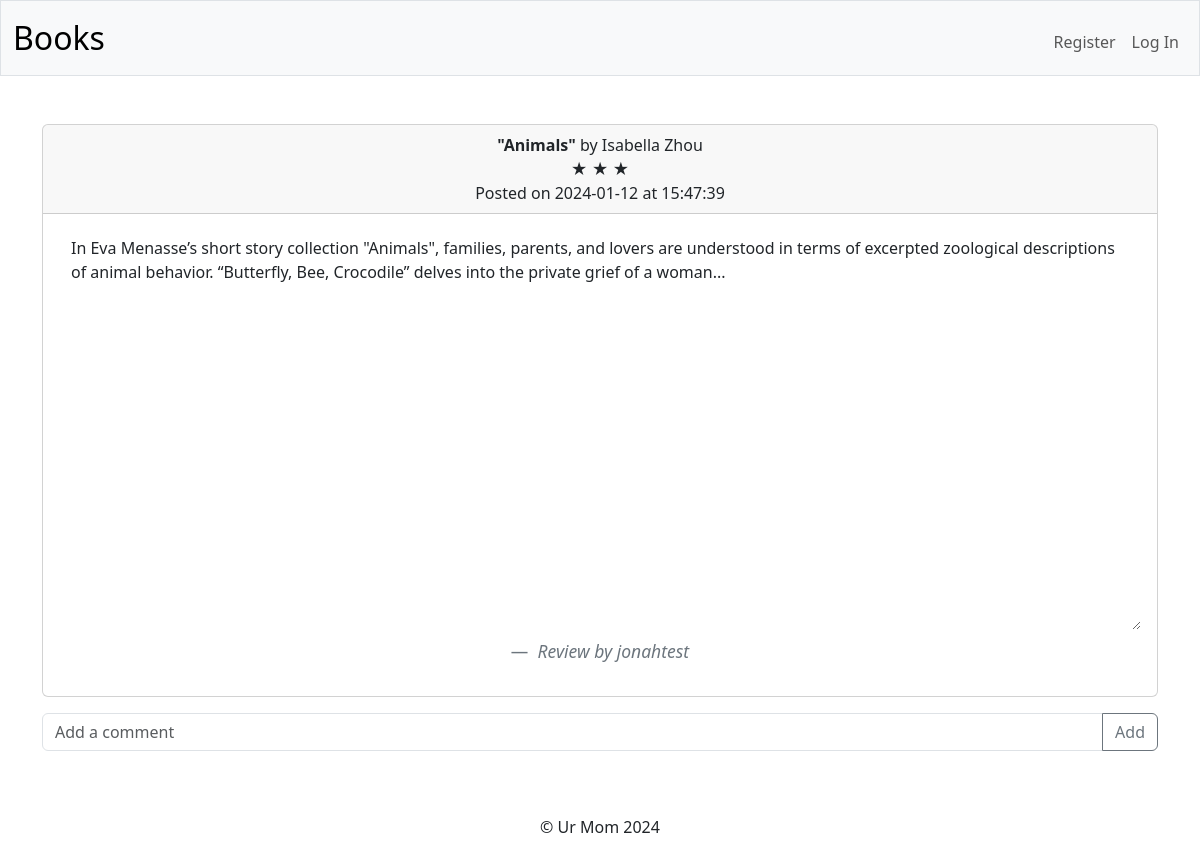
Page /view-review?id=2 on the committed database.
### tables this page shows
CREATE TABLE "review" (
    review_id INTEGER PRIMARY KEY AUTOINCREMENT,
    user_id INTEGER NOT NULL,
    title TEXT NOT NULL,
    author TEXT NOT NULL,
    rating INTEGER,
    review TEXT NOT NULL,
    date TEXT NOT NULL,
    time TEXT NOT NULL,
    FOREIGN KEY(user_id) REFERENCES users(id)
);

CREATE TABLE users (
    id INTEGER PRIMARY KEY AUTOINCREMENT NOT NULL,
    username TEXT NOT NULL,
    hash TEXT NOT NULL
);

### app.py (the view)
@app.route("/view-review", methods=["GET"])
def viewReview():
    if request.method != "GET":
        return errorPage("Invalid Method", 405)
    reviewID = request.args.get("id")
    if not reviewID:
        return errorPage("Invalid request", 400)
    row = db.execute("""SELECT review.*, users.username FROM review
                     JOIN users ON users.id = review.user_id
                     WHERE review.review_id = ?""", reviewID)
    star = "&#9733; "
    comments = db.execute("""SELECT comments.*, users.username FROM comments
                          JOIN users ON users.id = comments.user_id
                          WHERE comments.review_id = ?""", reviewID)
    commentCount = len(comments)
    return render_template("/view-review.html", review=row, star=star, comments=comments, commentCount=commentCount)

### app.py (called while the page is built)
@app.after_request
def after_request(response):
    response.headers["Cache-Control"] = "no-cache, no-store, must-revalidate"
    response.headers["Expires"] = 0
    response.headers["Pragma"] = "no-cache"
    return response

### templates/view-review.html (shortened to what this page needs)
{% extends "layout.html" %}  {% block main %}
<div class="card">
  <div class="card-header">
    <b>"{{ review[0]['title'] }}"</b> by {{ review[0]['author'] }}<br />
    {{ (star * review[0]['rating'] | int) | safe }}<br />
    Posted on {{ review[0]['date'] }} at {{ review[0]['time'] }}
  </div>
  <div class="card-body">
    <blockquote class="blockquote mb-0">
      <div class="review-container">
        <textarea
          style="max-height: 50vh"
          id="review-text-area"
          readonly
          class="form-control small border-0 mb-1"
        >
{{ review[0]['review'] }}</textarea
        >
        <footer class="blockquote-footer mt-2">
          <cite title="Source Title"
            >Review by {{ review[0]['username'] }}</cite
          >
        </footer>
      </div>
    </blockquote>
  </div>
</div>
<form action="/add-comment" method="POST">
  <div class="input-group mb-3 mt-3">
    <input
      type="text"
      class="form-control"
      placeholder="Add a comment"
      aria-label="Add a comment"
      aria-describedby="button-addon2"
      name="comment"
      id="comment"
      autocomplete="off"
      required
    />
    <button class="btn btn-outline-secondary" type="submit" id="button-addon2">
      Add
    </button>
  </div>
</form>
 {% endblock %}

### rows in the picture
review: title "Animals", author "Isabella Zhou", (star*review[0]['rating']|int)|safe "★ ★ ★", date "2024-01-12", time "15:47:39", review "In Eva Menasse’s short story collection \"Animals\", families, parents, and lovers are understood in terms of excerpted zoological descriptions of animal behavior. “Butterfly, Bee, Crocodile” delves into the private grief of a woman..."
users: username "jonahtest"
